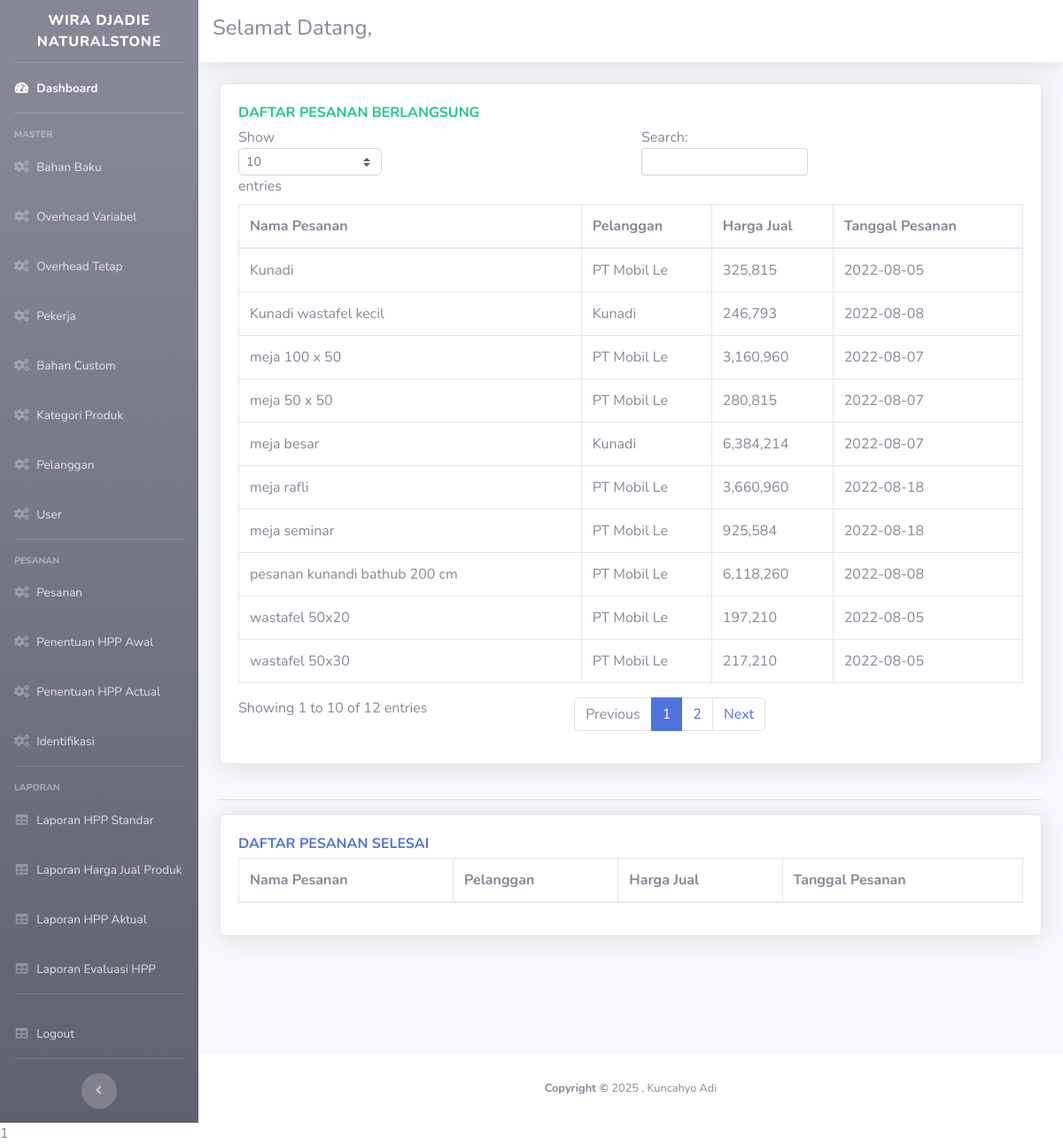
Page /dashboard.php on the committed database.
### tables this page shows
CREATE TABLE `pesanan` (
  `id` int(5) NOT NULL,
  `nama` char(30) NOT NULL,
  `id_pelanggan` varchar(200) NOT NULL,
  `id_kategoriproduk` int(11) NOT NULL,
  `panjang` int(11) NOT NULL,
  `lebar` int(11) NOT NULL,
  `tinggi` int(11) NOT NULL,
  `tgl_pesanan` date NOT NULL,
  `tgl_jatuhtempo` date NOT NULL,
  `laba` float NOT NULL DEFAULT 0
);

CREATE TABLE `pelanggan` (
  `id_pelanggan` int(11) NOT NULL,
  `nama_pelanggan` varchar(250) NOT NULL,
  `alamat_pelanggan` text NOT NULL,
  `phone_pelanggan` varchar(20) NOT NULL,
  `email_pelanggan` text NOT NULL
);

### dashboard.php (the view, shortened to what this page needs)
    <?php
        require ('_partial/head.php');
        require 'koneksi1.php';
        require ('_partial/sidebar.php');
    ?>
      <div id="content">
        <nav class="navbar navbar-expand navbar-light bg-white topbar mb-4 static-top shadow">
<h4> Selamat Datang,</h4>
        </nav>
        <div class="container-fluid">
          <div class="row">
            <div class="col-xl-12">
                <div class="card shadow mb-4">
                  <div class="card-body tab-content" id="myTabContent">
                    <div class="text-x font-weight-bold text-success text-uppercase mb-1">Daftar Pesanan Berlangsung
                    </div>
                    <div class="table-responsive tab-pane fade show active" id="bb">
                 <table class="table table-bordered" id="dataTable" width="100%" cellspacing="0">
                    <thead>
                        <tr>
                            <th>Nama Pesanan</th>
                            <th>Pelanggan</th>
                            <th>Harga Jual</th>
                            <th>Tanggal Pesanan</th>
                    </thead>
                    <tbody>
                       <?php
                          $sql = 'SELECT pesanan.*,COALESCE(sum(hs.total),0)+((COALESCE(sum(hs.total),0)*pesanan.laba)/100) as harga_jual,pelanggan.nama_pelanggan as pelanggan FROM pesanan
                                    join pelanggan on pesanan.id_pelanggan = pelanggan.id_pelanggan
                                    left join hpp_standart hs on hs.id_pesanan = pesanan.id WHERE pesanan.tgl_jatuhtempo < sysdate() group by pesanan.id;';
                          $query = mysqli_query($koneksi, $sql);
                             while ($row = mysqli_fetch_array($query))
                                {
                                 ?>
                                  <tr>
                                      <td><?php echo $row['nama'];?></td>
                                      <td><?php echo $row['pelanggan'];?></td>
                                      <td><?php echo number_format($row['harga_jual']);?></td>
                                      <td><?php echo $row['tgl_pesanan'];?></td>
                                  </tr>
                          <?php } ?>
                    </tbody>
                </table>
                    </div>
                  </div>
                </div>
            </div>
          </div>
          <hr>
          <div class="row">
            <div class="col-xl-12">
                <div class="card shadow mb-4">
                <div class="card-body tab-content" id="myTabContent">
                <div class="text-x font-weight-bold text-primary text-uppercase mb-1">Daftar Pesanan Selesai</div>
                <div class="table-responsive tab-pane fade show active" id="bb">
               <table class="table table-bordered" id="dataTable" width="100%" cellspacing="0">
                    <thead>
                        <tr>
                            <th>Nama Pesanan</th>
                            <th>Pelanggan</th>
                            <th>Harga Jual</th>
                            <th>Tanggal Pesanan</th>
                    </thead>
                </table>
              </div>
            </div>
            </div>
            </div>
          </div>
        </div>
      </div>
<?php require '_partial/footer.php'?>

### _partial/head.php (shortened to what this page needs)
<!DOCTYPE html>
<html lang="en">
<head>
  <link href="vendor/fontawesome-free/css/all.min.css" rel="stylesheet" type="text/css">
  <link href="css/sb-admin-2.min.css" rel="stylesheet">
</head>
<body id="page-top">

### _partial/sidebar.php (shortened to what this page needs)
  <div id="wrapper">
    <ul class="navbar-nav bg-gradient-secondary sidebar sidebar-dark accordion" id="accordionSidebar">
      <a class="sidebar-brand d-flex align-items-center justify-content-center" href="dashboard.php">
        <div class="sidebar-brand-text mx-3">WIRA DJADIE
NATURALSTONE </div>
      </a>
      <hr class="sidebar-divider my-0">
      <li class="nav-item active">
        <a class="nav-link" href="dashboard.php">
          <i class="fas fa-fw fa-tachometer-alt"></i>
          <span>Dashboard</span></a>
      </li>
      <hr class="sidebar-divider">
    <?php if ($_SESSION["type"] < 1 ) { ?>
      <div class="sidebar-heading">
        Master
      </div>
      <li class="nav-item">
        <a class="nav-link collapsed" href="produk.php" >
          <i class="fas fa-cogs"></i>
          <span>Bahan Baku</span>
        </a>
      </li>
      <li class="nav-item">
        <a class="nav-link collapsed" href="bahanoverhead.php" >
          <i class="fas fa-cogs"></i>
          <span>Overhead Variabel</span>
        </a>
      </li>
      <li class="nav-item">
        <a class="nav-link collapsed" href="jasa.php" >
          <i class="fas fa-cogs"></i>
          <span>Overhead Tetap</span>
        </a>
      </li>
      <li class="nav-item">
          <a class="nav-link collapsed" href="pekerja.php" >
          <i class="fas fa-cogs"></i>
          <span>Pekerja</span>
        </a>
      </li>
      <li class="nav-item">
        <a class="nav-link collapsed" href="custom.php" >
          <i class="fas fa-cogs"></i>
          <span>Bahan Custom</span>
        </a>
      </li>
      <li class="nav-item">
        <a class="nav-link collapsed" href="kategoriproduk.php" >
          <i class="fas fa-cogs"></i>
          <span>Kategori Produk</span>
        </a>
      </li>
      <li class="nav-item">
        <a class="nav-link collapsed" href="pelanggan.php" >
          <i class="fas fa-cogs"></i>
          <span>Pelanggan</span>
        </a>
      </li>
      <li class="nav-item">
        <a class="nav-link collapsed" href="user.php" >
          <i class="fas fa-cogs"></i>
          <span>User</span>
        </a>
      </li>
       <hr class="sidebar-divider">
      <div class="sidebar-heading">
        Pesanan
      </div>
      <li class="nav-item">
        <a class="nav-link collapsed" href="pesanan.php" >
          <i class="fas fa-cogs"></i>
          <span>Pesanan</span>
        </a>
      </li>
      <li class="nav-item">
        <a class="nav-link collapsed" href="hppawal.php" >
          <i class="fas fa-cogs"></i>
          <span>Penentuan HPP Awal</span>
        </a>
      </li>
      <li class="nav-item">
        <a class="nav-link collapsed" href="hppactual.php" >
          <i class="fas fa-cogs"></i>
          <span>Penentuan HPP Actual</span>
        </a>
      </li>
      <li class="nav-item">
        <a class="nav-link collapsed" href="identifikasi.php" >
          <i class="fas fa-cogs"></i>
          <span>Identifikasi</span>
        </a>
      </li>
      <hr class="sidebar-divider">
      <div class="sidebar-heading">
        Laporan
      </div>
      <li class="nav-item">
        <a class="nav-link" href="laporanhppstandart.php">
          <i class="fas fa-fw fa-table"></i>
          <span>Laporan HPP Standar</span></a>
      </li>
        <li class="nav-item">
        <a class="nav-link" href="laporanproduk.php">
          <i class="fas fa-fw fa-table"></i>
          <span>Laporan Harga Jual Produk</span></a>
        </li>
        <li class="nav-item">
        <a class="nav-link" href="laporanhppactual.php">
          <i class="fas fa-fw fa-table"></i>
          <span>Laporan HPP Aktual</span></a>
        </li>
        <li class="nav-item">
        <a class="nav-link" href="laporanevaluasi.php">
          <i class="fas fa-fw fa-table"></i>
          <span>Laporan Evaluasi HPP</span></a>
        </li>
      <?php } ?>
      <hr class="sidebar-divider">
      <li class="nav-item">
          <a class="nav-link" href="logout.php">
            <i class="fas fa-fw fa-table"></i>
            <span>Logout</span></a>
          </li>
      <hr class="sidebar-divider d-none d-md-block">
      <div class="text-center d-none d-md-inline">
        <button class="rounded-circle border-0" id="sidebarToggle"></button>
      </div>
    </ul>
    <div id="content-wrapper" class="d-flex flex-column">

### _partial/footer.php (shortened to what this page needs)
      <footer class="sticky-footer bg-white">
        <div class="container my-auto">
          <div class="copyright text-center my-auto">
            <span><strong>Copyright &copy;</strong>  <?= date('Y')?> , Kuncahyo Adi</span>
          </div>
        </div>
      </footer>
  </div>
  </div>
1
</body>
</html>

### rows in the picture
pesanan: nama "Kunadi", id_pelanggan.nama_pelanggan "PT Mobil Le", harga_jual "325,815", tgl_pesanan "2022-08-05"
pesanan: nama "wastafel 50x20", id_pelanggan.nama_pelanggan "PT Mobil Le", harga_jual "197,210", tgl_pesanan "2022-08-05"
pesanan: nama "wastafel 50x30", id_pelanggan.nama_pelanggan "PT Mobil Le", harga_jual "217,210", tgl_pesanan "2022-08-05"
pesanan: nama "meja 100 x 50", id_pelanggan.nama_pelanggan "PT Mobil Le", harga_jual "3,160,960", tgl_pesanan "2022-08-07"
pesanan: nama "meja 50 x 50", id_pelanggan.nama_pelanggan "PT Mobil Le", harga_jual "280,815", tgl_pesanan "2022-08-07"
pesanan: nama "meja besar", id_pelanggan.nama_pelanggan "Kunadi", harga_jual "6,384,214", tgl_pesanan "2022-08-07"
pesanan: nama "pesanan kunandi bathub 200 cm", id_pelanggan.nama_pelanggan "PT Mobil Le", harga_jual "6,118,260", tgl_pesanan "2022-08-08"
pesanan: nama "Kunadi wastafel kecil", id_pelanggan.nama_pelanggan "Kunadi", harga_jual "246,793", tgl_pesanan "2022-08-08"
pesanan: nama "meja rafli", id_pelanggan.nama_pelanggan "PT Mobil Le", harga_jual "3,660,960", tgl_pesanan "2022-08-18"
pesanan: nama "meja seminar", id_pelanggan.nama_pelanggan "PT Mobil Le", harga_jual "925,584", tgl_pesanan "2022-08-18"
